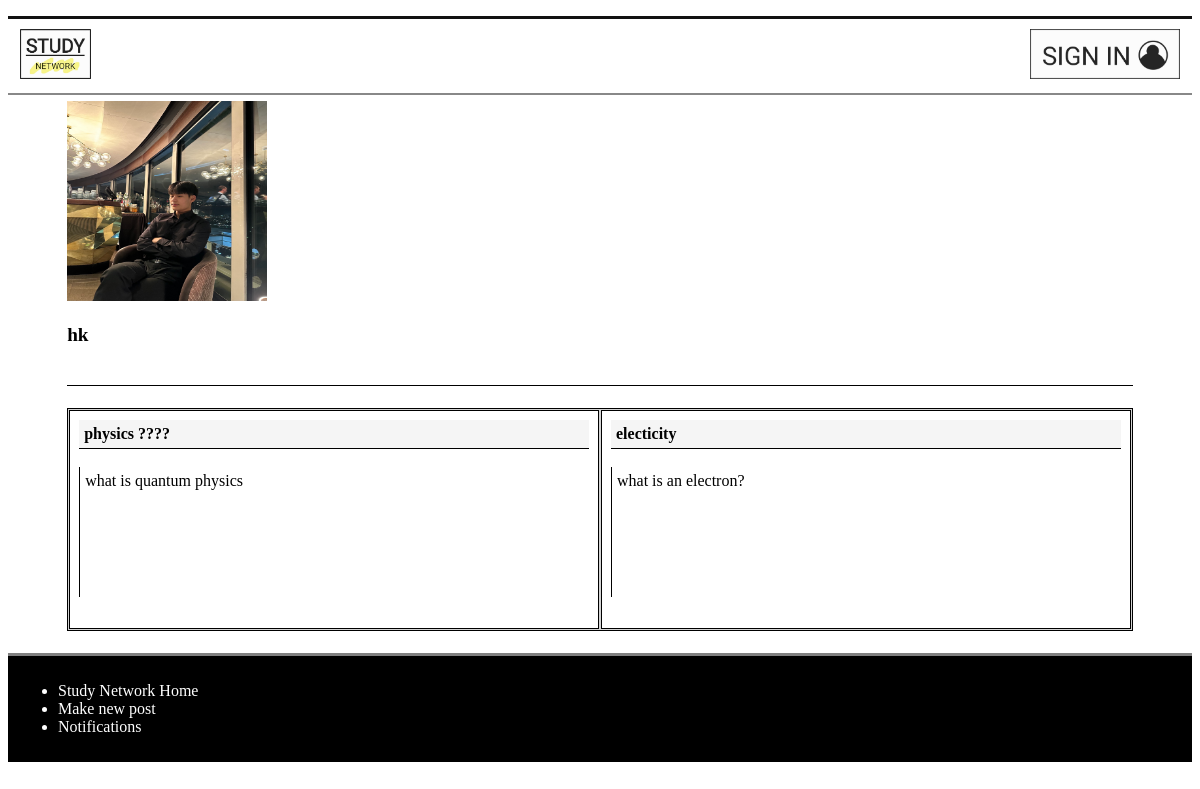
/profile/20, run on an earlier commit of the app's database.
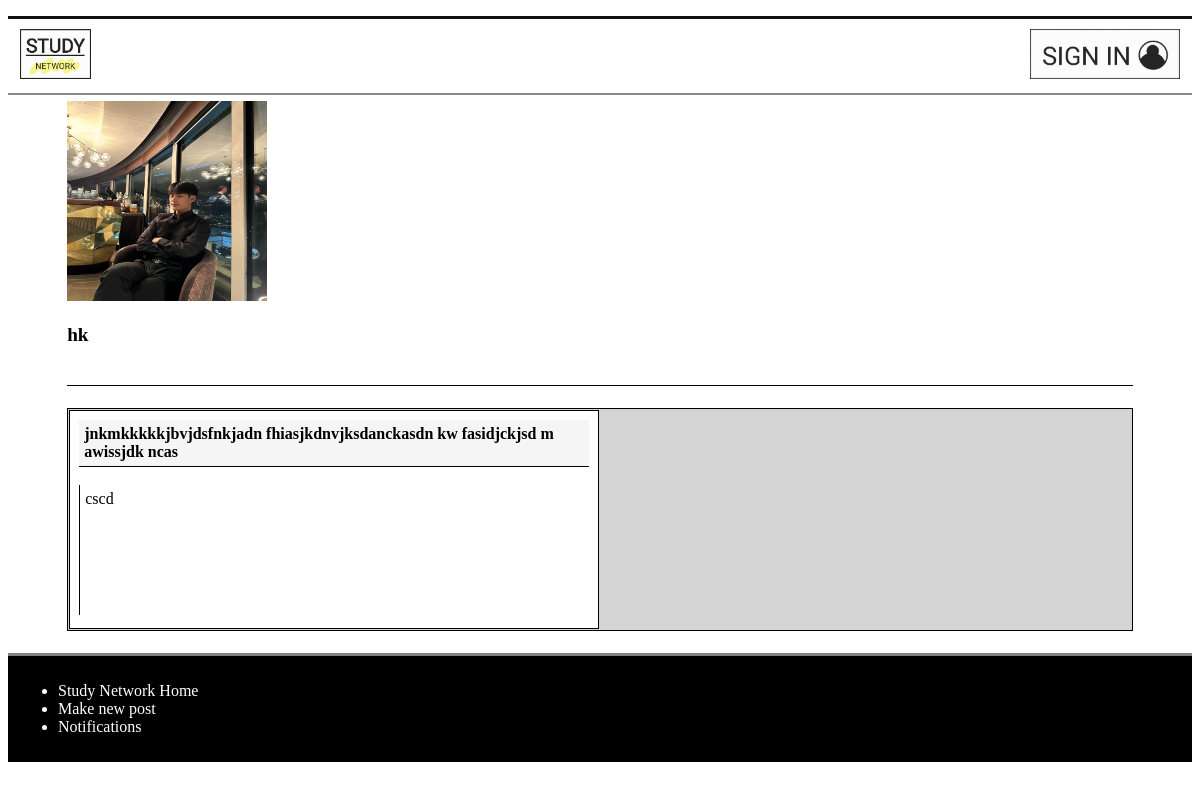
And on a later commit of the database.
### models.py (models this page shows)
class Post(db.Model):
    __tablename__ = 'Post'
    id = db.Column(db.Integer, primary_key=True)
    title = db.Column(db.Text)
    discussion = db.Column(db.Text)
    date = db.Column(db.Integer)
    comments = db.Column(db.Integer)
    user_id = db.Column(db.Integer, db.ForeignKey('User.id'))
    likes = db.Column(db.Integer)
    post_user = db.relationship('User', back_populates='user_post')
    replies_post = db.relationship('Reply', secondary=PostReply, back_populates='posts_reply')
    categories_post = db.relationship('Category', secondary=PostCategory, back_populates='posts_category')
    notifications_post = db.relationship('Notification', back_populates='posts_notification')
    posts = db.relationship('Comment', back_populates='user')

### main.py (the view)
@app.route('/profile/<int:id>', methods=['GET', 'POST'])
def profile(id):
    form = ImageUpload()
    user_info = models.User.query.filter_by(id = id).first_or_404()
    post_info = models.Post.query.filter_by(user_id = id).order_by(desc(models.Post.id)).all()
    if g.logged_in_user:
        if form.validate_on_submit():
            new_image_file = form.image.data
            if new_image_file:
                image_filename = f'user_{user_info.id}.jpg'  # Create the filename
                image_path = os.path.join(app.static_folder, 'profiles', image_filename)
                with open(image_path, 'wb') as image_file:
                    image_file.write(new_image_file.read())
        logged_in_user_info = models.User.query.filter_by(id = session['logged_in_user']).first_or_404()
        return render_template('profile.html', user=user_info, post=post_info, loginuser=logged_in_user_info, form=form)
    else:
        return render_template('profile.html', user=user_info, post=post_info)

### main.py (called while the page is built)
@app.context_processor
def notification_processor():
    if  g.logged_in_user:
        num_notification = models.Notification.query.filter_by(user_id = session['logged_in_user']).all()
        if len(num_notification) > 99:
            return dict(num_notification = '99..') #When the number of notification is too big, it just shows 99+.
        else:
            return dict(num_notification = len(num_notification))
    else:
        return dict(num_notification = 'No one is logged in')

@app.before_request
def before_request():
    g.logged_in_user = None
    if 'logged_in_user' in session:
        g.logged_in_user = session['logged_in_user']

### templates/profile.html (shortened to what this page needs)
{% extends 'layout.html' %}
{% block content %}
<main>
<div class='personal_info'>
<img src='/static/profiles/user_{{user.id}}.jpg' alt='profile pic' width='200px' height='200px'>
<p class='username'><strong>{{ user.username }}</strong></p>
</div>
<div class='profile' id='pro'>
{% if post %}
    {% for each_post in post %}
        {% if g.logged_in_user %}
            <p><a href='/delete_post/{{each_post.id}}'><img id=manageProfile src='/static/logo/red X.jpg' alt='click to delete'></a>
                <a class='title' href='/comment/{{each_post.id}}'><strong>{{each_post.title}}</strong></a><br>
            <a class='discussion' href='/comment/{{each_post.id}}'>{{each_post.discussion}}</a></p>
        {% else %}
            <p><a class='title' href='/signin'><strong>{{each_post.title}}</strong></a><br>
            <a class='discussion' href='/signin'>{{each_post.discussion}}</a></p>
        {% endif %}
    {% endfor %}
</div>
{% else %}
    <p>There are no posts to display</p>
{% endif %}
</main>
{% endblock %}

What changed in the data, as far as the page shows it:
removed Post: title "physics ????", discussion "what is quantum physics"
removed Post: title "electicity", discussion "what is an electron?"
added Post: title "jnkmkkkkkjbvjdsfnkjadn fhiasjkdnvjksdanckasdn kw fasidjckjsd m awissjdk ncas", discussion "cscd"
